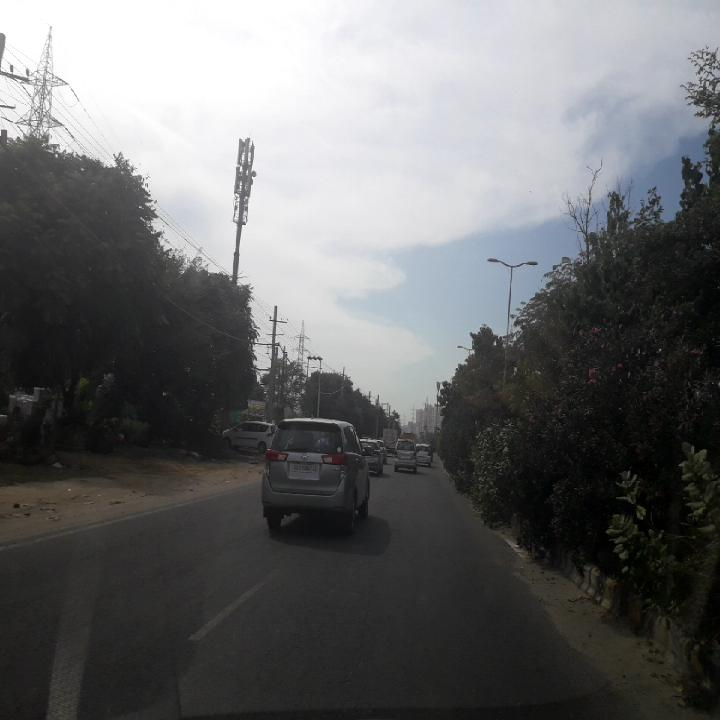
#> input picture sample_road_images/damaged_roads/01_damaged_India_000849.jpg, 720 x 720 px
$ python -i preprocessor.py   (imports and definitions only)
#> lines starting #> are read from the running program, lines starting #| are printed output that depends on the picture
#> further down, picture is the input picture: shape (720, 720, 3); mean B, G, R 105.6, 104.8, 104
"""
IPCV Preprocessing Module
Classical Image Processing techniques tailored for road defect inspection:
1. CLAHE (Contrast Limited Adaptive Histogram Equalization) in LAB color space
   - Overcomes harsh direct Indian sunlight and dense tree canopy shadows.
2. Bilateral Filtering
   - Smooths coarse asphalt aggregate noise while preserving sharp crack edges.
3. Region of Interest (ROI) Road Masking
   - Filters out top 20-30% of camera frames (sky, horizon, trees, overhead wires).
"""

import cv2
import numpy as np
from typing import Tuple, Optional

class RoadImagePreprocessor:
    def __init__(
        self,
        clahe_clip_limit: float = 2.5,
        clahe_tile_grid: Tuple[int, int] = (8, 8),
        bilateral_d: int = 5,
        bilateral_sigma_color: float = 50.0,
        bilateral_sigma_space: float = 50.0,
        roi_top_crop_ratio: float = 0.20
    ):
        self.clahe_clip_limit = clahe_clip_limit
        self.clahe_tile_grid = clahe_tile_grid
        self.bilateral_d = bilateral_d
        self.bilateral_sigma_color = bilateral_sigma_color
        self.bilateral_sigma_space = bilateral_sigma_space
        self.roi_top_crop_ratio = roi_top_crop_ratio

        # Initialize OpenCV CLAHE object
        self.clahe = cv2.createCLAHE(
            clipLimit=self.clahe_clip_limit,
            tileGridSize=self.clahe_tile_grid
        )

    def apply_clahe(self, image_bgr: np.ndarray) -> np.ndarray:
        """
        Apply CLAHE on the Lightness (L) channel in LAB color space.
        Enhances local contrast of thin cracks without distorting asphalt color balance.
        """
        # Convert BGR to LAB color space
        lab = cv2.cvtColor(image_bgr, cv2.COLOR_BGR2LAB)
#> lab: shape (720, 720, 3); mean of channels 0, 1, 2 106.8, 127.9, 127.6
        l_channel, a_channel, b_channel = cv2.split(lab)
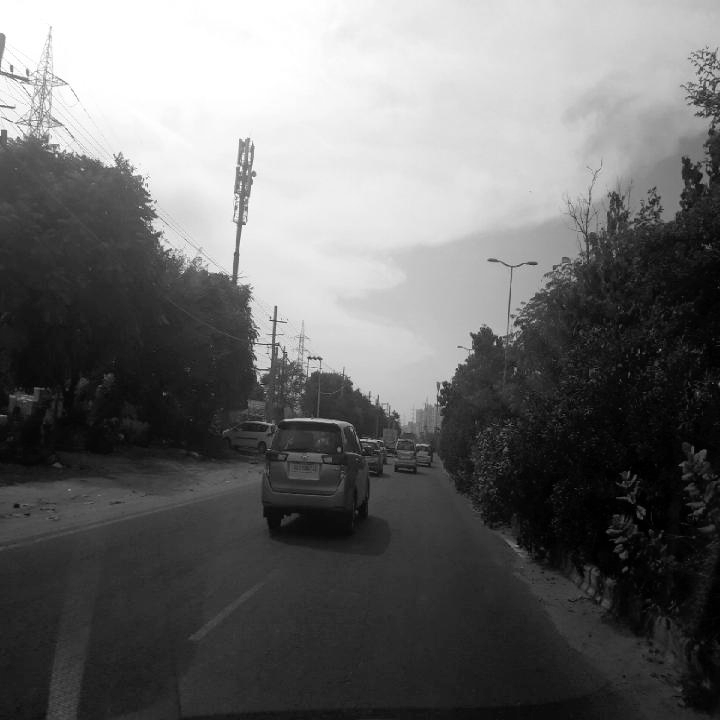
#> l_channel: shape (720, 720); min 0, max 255, mean 106.8
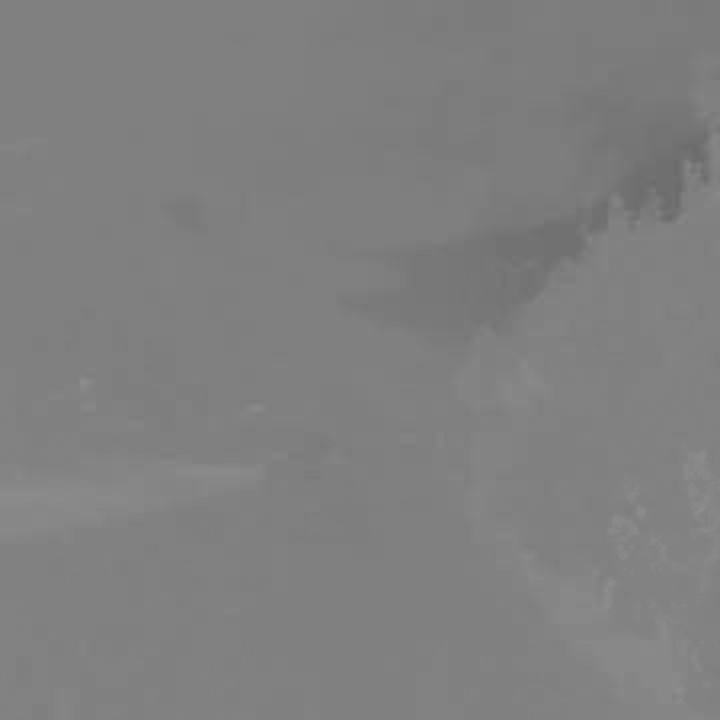
#> b_channel: shape (720, 720); min 106, max 142, mean 127.6

        # Apply CLAHE to L-channel
        enhanced_l = self.clahe.apply(l_channel)
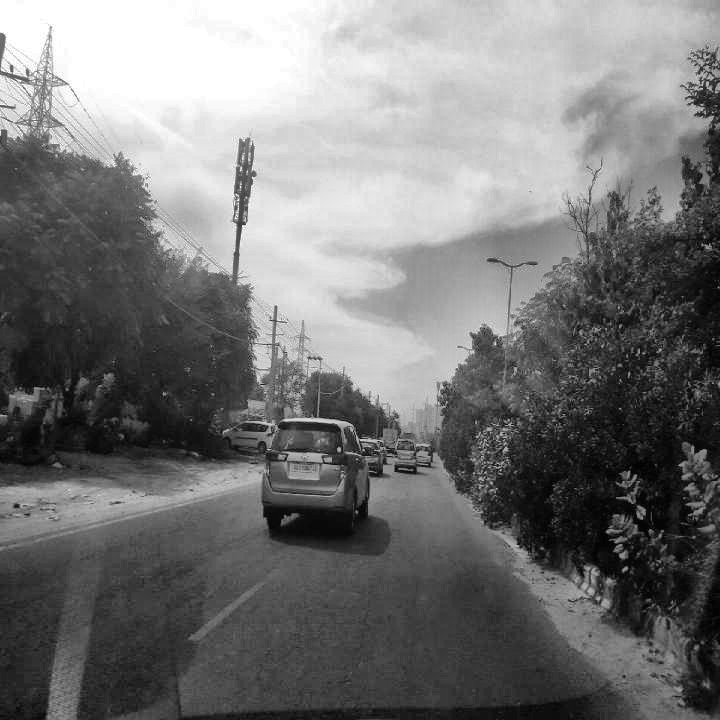
#> enhanced_l: shape (720, 720); min 1, max 255, mean 118.4

        # Merge back and convert to BGR
        enhanced_lab = cv2.merge((enhanced_l, a_channel, b_channel))
#> enhanced_lab: shape (720, 720, 3); mean of channels 0, 1, 2 118.4, 127.9, 127.6
        enhanced_bgr = cv2.cvtColor(enhanced_lab, cv2.COLOR_LAB2BGR)
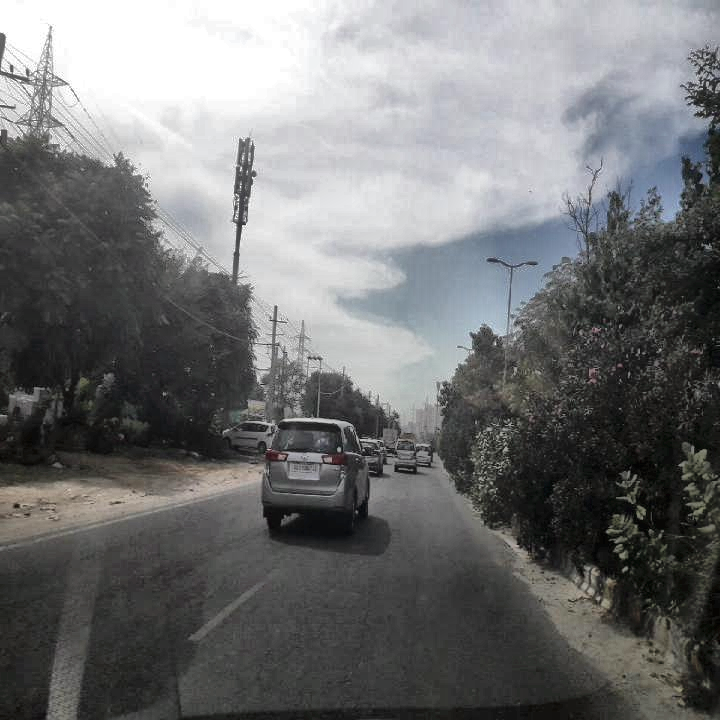
#> enhanced_bgr: shape (720, 720, 3); mean B, G, R 115.2, 114.5, 113.6
        return enhanced_bgr

    def apply_bilateral_filter(self, image_bgr: np.ndarray) -> np.ndarray:
        """
        Smooth high-frequency gravel/tar grain noise while preserving sharp crack boundaries.
        """
        return cv2.bilateralFilter(
            image_bgr,
            d=self.bilateral_d,
            sigmaColor=self.bilateral_sigma_color,
            sigmaSpace=self.bilateral_sigma_space
        )

    def extract_road_roi(self, image_bgr: np.ndarray) -> Tuple[np.ndarray, Tuple[int, int, int, int]]:
        """
        Mask out non-road regions (sky, horizon, overhead wires) from the top of the frame.
        Returns: (cropped_image, (x1, y1, x2, y2))
        """
        h, w = image_bgr.shape[:2]
        crop_y = int(h * self.roi_top_crop_ratio)
        roi = image_bgr[crop_y:h, 0:w]
        bbox_coords = (0, crop_y, w, h)
        return roi, bbox_coords

    def preprocess_pipeline(
        self,
        image_bgr: np.ndarray,
        use_clahe: bool = True,
        use_bilateral: bool = False,
        use_roi_mask: bool = False
    ) -> Tuple[np.ndarray, Optional[Tuple[int, int, int, int]]]:
        """
        Execute full classical preprocessing pipeline.
        """
        processed = image_bgr.copy()
        roi_box = None

        if use_roi_mask:
            processed, roi_box = self.extract_road_roi(processed)

        if use_clahe:
            processed = self.apply_clahe(processed)

        if use_bilateral:
            processed = self.apply_bilateral_filter(processed)

        return processed, roi_box

    def generate_comparison_image(self, image_bgr: np.ndarray) -> np.ndarray:
        """
        Generate a side-by-side comparison (Raw vs CLAHE Enhanced) for visual evaluation.
        """
        enhanced = self.apply_clahe(image_bgr)
        h, w = image_bgr.shape[:2]

        # Draw labels on images
        raw_labeled = image_bgr.copy()
        enh_labeled = enhanced.copy()

        cv2.putText(raw_labeled, "Original Raw Image", (20, 40),
                    cv2.FONT_HERSHEY_SIMPLEX, 0.9, (0, 0, 255), 2, cv2.LINE_AA)
        cv2.putText(enh_labeled, "CLAHE Contrast Enhanced", (20, 40),
                    cv2.FONT_HERSHEY_SIMPLEX, 0.9, (0, 255, 0), 2, cv2.LINE_AA)

        comparison = np.hstack((raw_labeled, enh_labeled))
        return comparison

>>> import cv2
>>> picture = cv2.imread('../../sample_road_images/damaged_roads/01_damaged_India_000849.jpg')
>>> result = RoadImagePreprocessor().preprocess_pipeline(picture)

$ run again, on sample_road_images/damaged_roads/02_damaged_India_000631.jpg
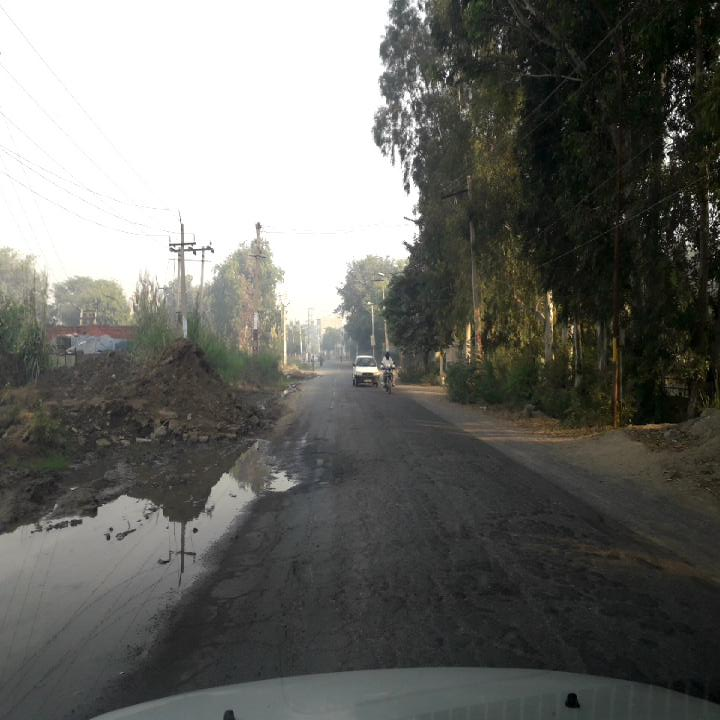
#> input picture sample_road_images/damaged_roads/02_damaged_India_000631.jpg, 720 x 720 px
#> picture is the input picture: shape (720, 720, 3); mean B, G, R 101.6, 105.8, 105.4
#> lab: shape (720, 720, 3); mean of channels 0, 1, 2 108.3, 127, 130.4
#> in apply_clahe, `l_channel, a_channel, b_channel = cv2.split(lab)`:
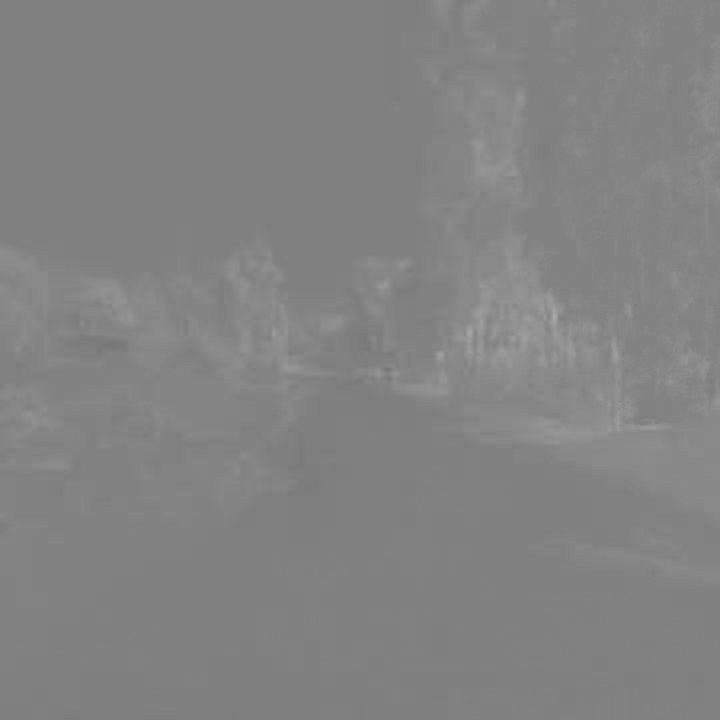
#> b_channel: shape (720, 720); min 118, max 168, mean 130.4
#> enhanced_lab: shape (720, 720, 3); mean of channels 0, 1, 2 126.7, 127, 130.4
#> in apply_clahe, `enhanced_bgr = cv2.cvtColor(enhanced_lab, cv2.COLOR_LAB2BGR)`:
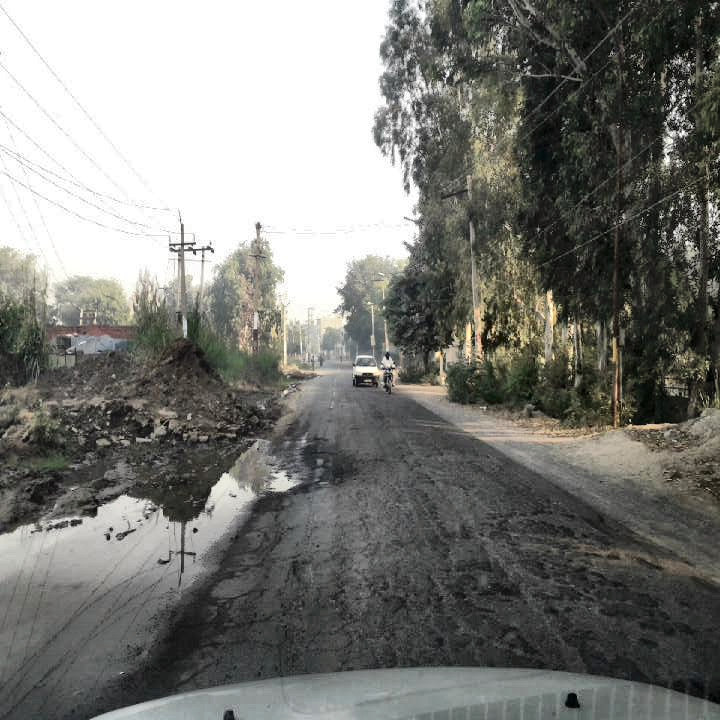
#> enhanced_bgr: shape (720, 720, 3); mean B, G, R 118.6, 123, 122.5

$ run again, on sample_road_images/damaged_roads/03_damaged_India_000053.jpg
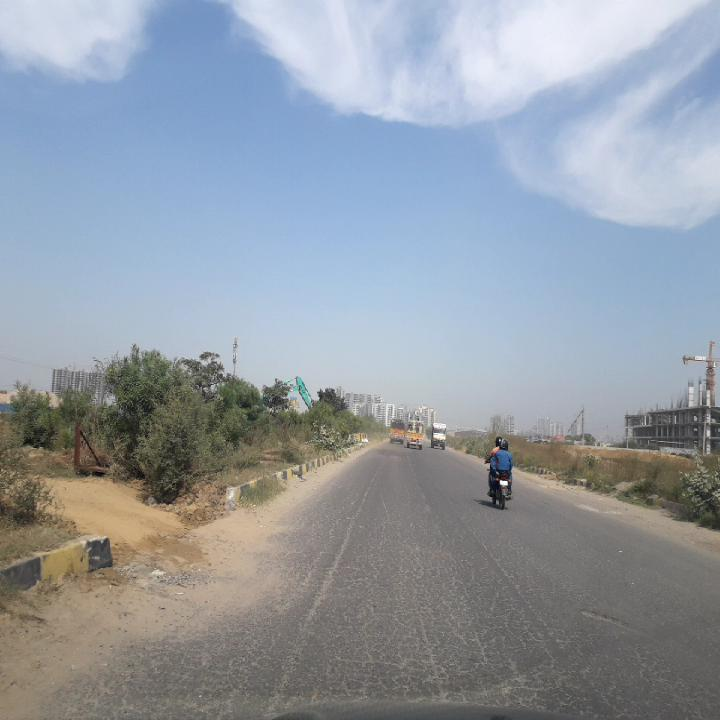
#> input picture sample_road_images/damaged_roads/03_damaged_India_000053.jpg, 720 x 720 px
#> picture is the input picture: shape (720, 720, 3); mean B, G, R 164.5, 155.1, 147.1
#> lab: shape (720, 720, 3); mean of channels 0, 1, 2 161.7, 127.7, 122.7
#> in apply_clahe, `enhanced_l = self.clahe.apply(l_channel)`:
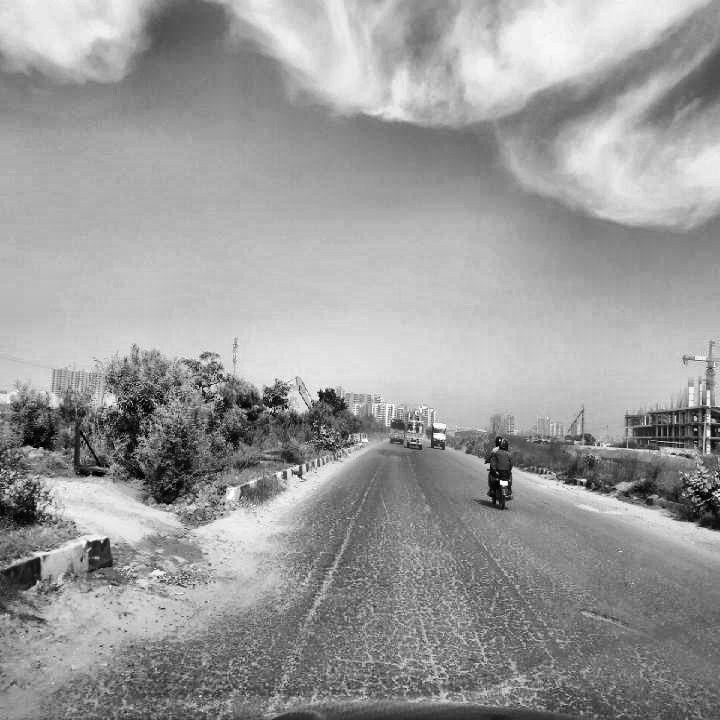
#> enhanced_l: shape (720, 720); min 0, max 255, mean 155.4
#> enhanced_lab: shape (720, 720, 3); mean of channels 0, 1, 2 155.4, 127.7, 122.7
#> in apply_clahe, `enhanced_bgr = cv2.cvtColor(enhanced_lab, cv2.COLOR_LAB2BGR)`:
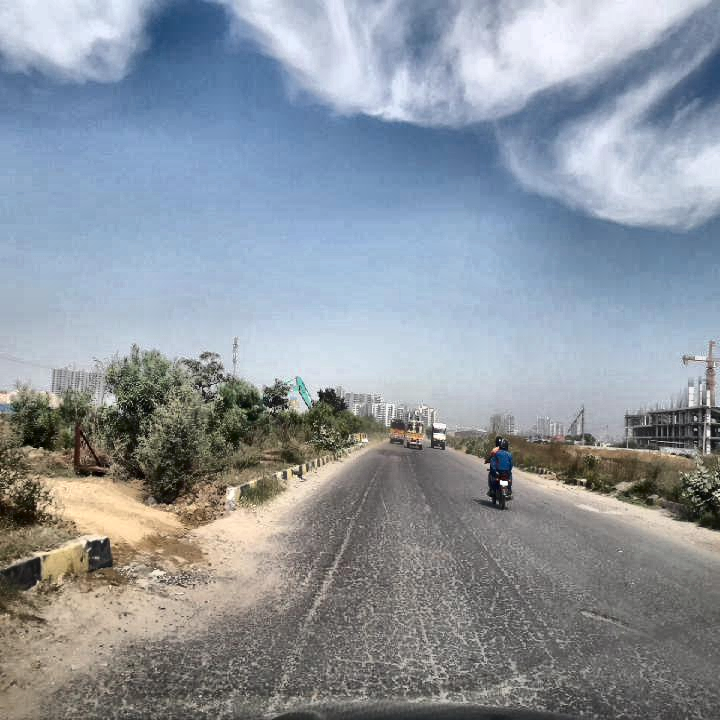
#> enhanced_bgr: shape (720, 720, 3); mean B, G, R 158.1, 149.2, 141

$ run again, on sample_road_images/damaged_roads/04_damaged_India_002122.jpg
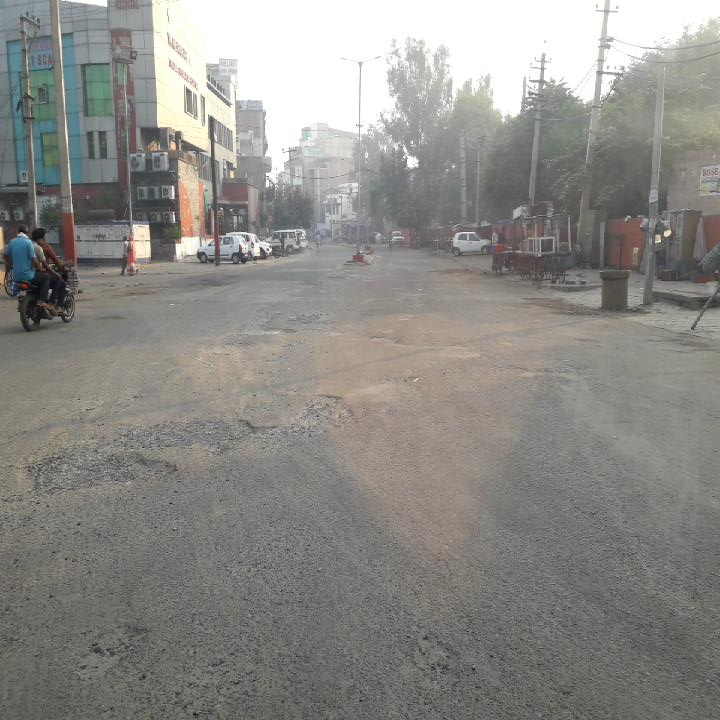
#> input picture sample_road_images/damaged_roads/04_damaged_India_002122.jpg, 720 x 720 px
#> picture is the input picture: shape (720, 720, 3); mean B, G, R 134.6, 138.6, 140.2
#> lab: shape (720, 720, 3); mean of channels 0, 1, 2 146.1, 127.9, 130.3
#> in apply_clahe, `l_channel, a_channel, b_channel = cv2.split(lab)`:
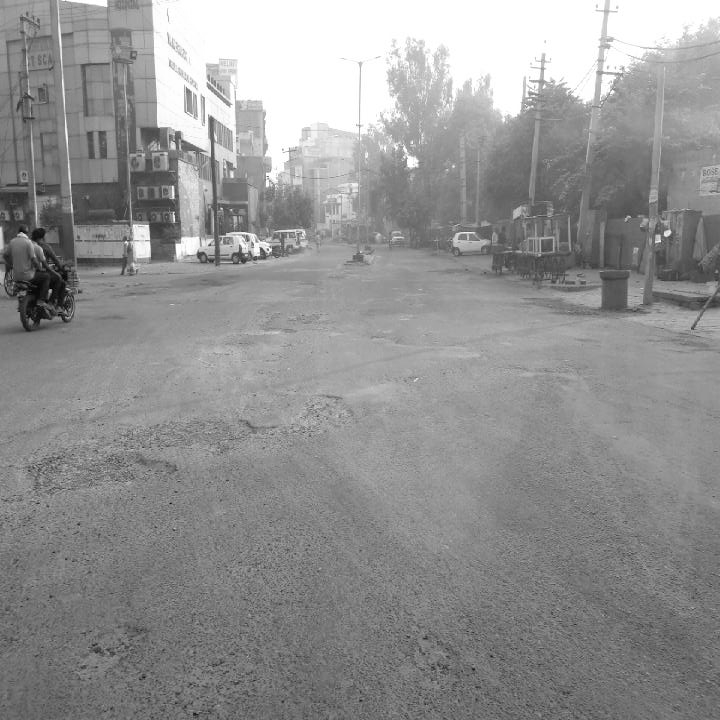
#> l_channel: shape (720, 720); min 0, max 255, mean 146.1
#> enhanced_lab: shape (720, 720, 3); mean of channels 0, 1, 2 145.5, 127.9, 130.3
#> in apply_clahe, `enhanced_bgr = cv2.cvtColor(enhanced_lab, cv2.COLOR_LAB2BGR)`:
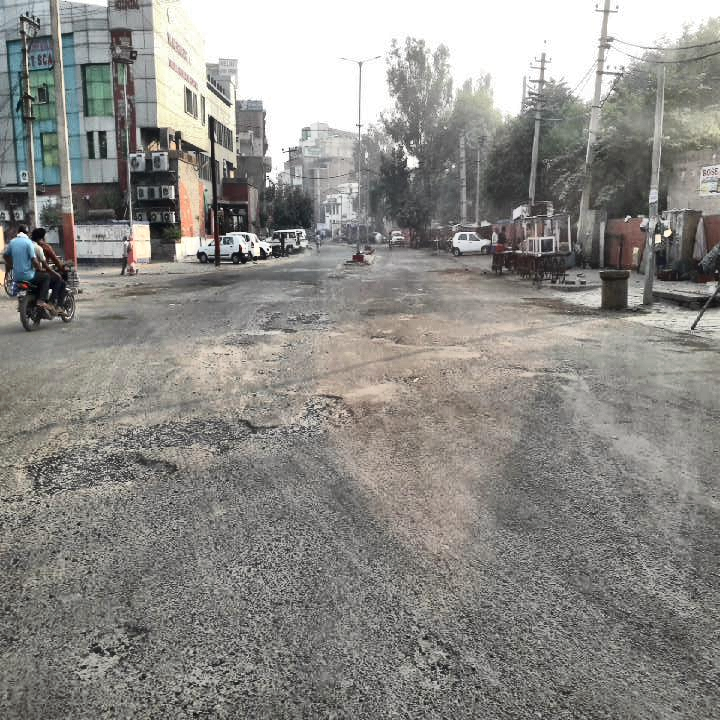
#> enhanced_bgr: shape (720, 720, 3); mean B, G, R 134.8, 138.6, 140.2
